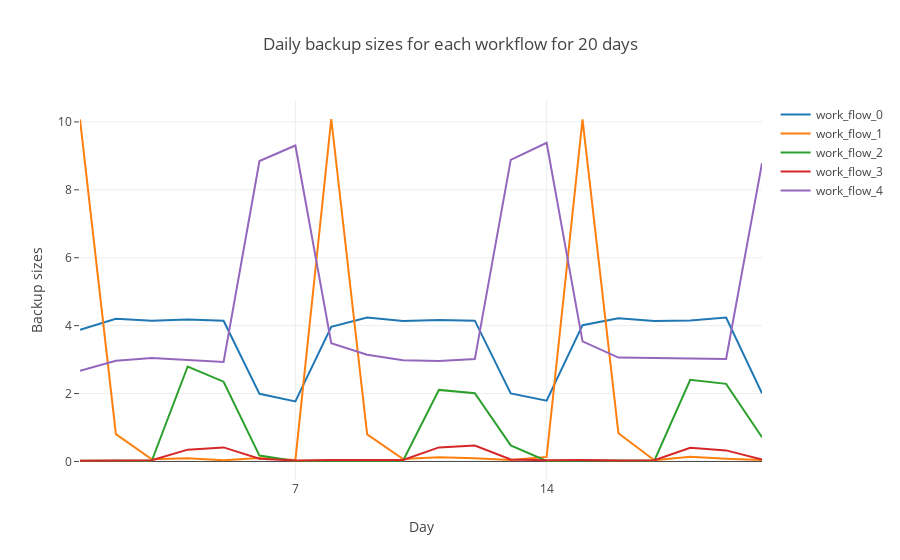
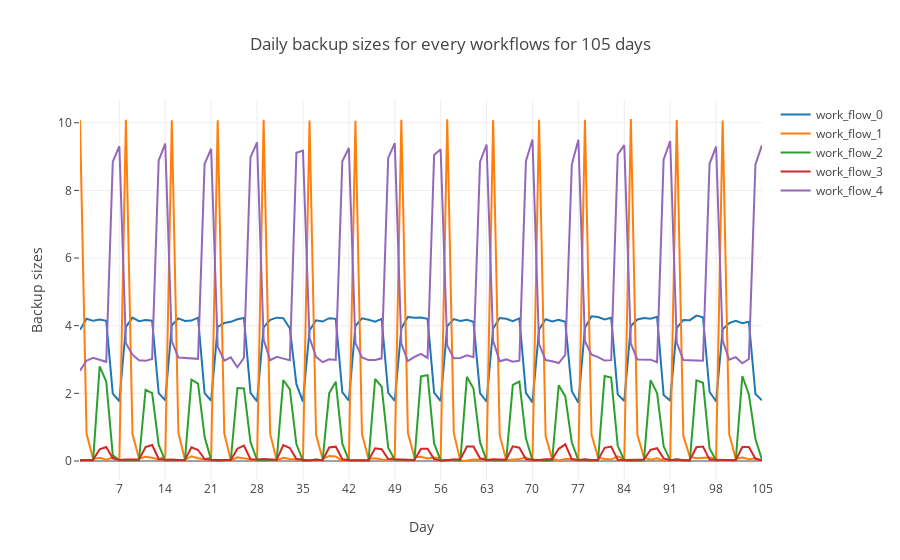

Notebook source saved alongside these figures, in order:
### Code cell
plot_workflow(workflow, 20, 'Daily backup sizes for each workflow for 20 days')
plot_workflow(workflow, 105, 'Daily backup sizes for every workflows for 105 days')
